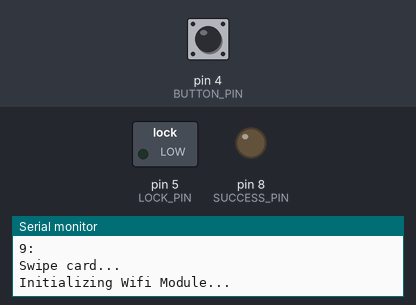
Recording of a sketch running on a simulated Arduino Uno, built with avr-gcc and run on an emulated ATmega328P. Shown: switched loads named in the sketch (green lamp = pin HIGH), output pins drawn as LEDs (lit = HIGH), the last lines printed to the serial monitor. The inputs (shaded band) are chosen by the test bench; at power-on: pin 4 (BUTTON_PIN) LOW. The modem accepts every AT command (registered, SIM ready, sends succeed) and sends nothing else.

Above: at 3.7 s.
3.8 s: pin 4 (BUTTON_PIN) pulled HIGH for 0.15 s
At 5.0 s:
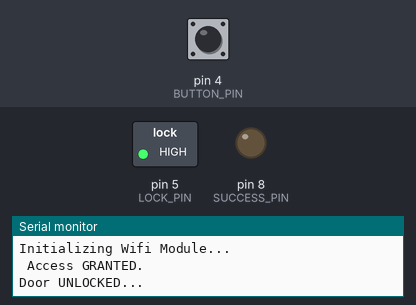
6.9 s: pin 4 (BUTTON_PIN) pulled HIGH for 3.2 s
At 9.02 s:
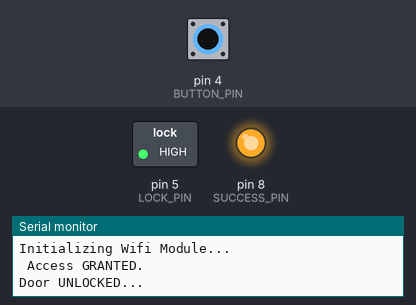
At 14.7 s:
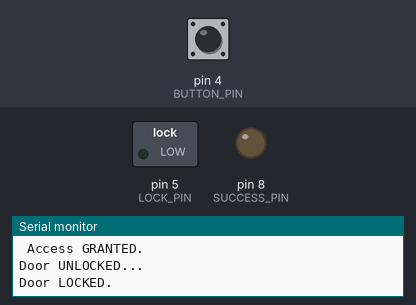
Timing chart, 0 to 16.2 s (numbered marks = the images above; inputs shaded):
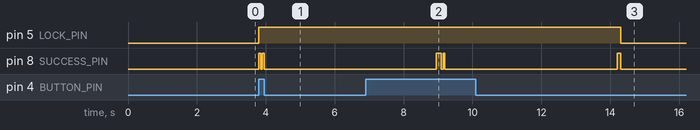

Measured:
- after the input at 3.8 s, pin 5 (LOCK_PIN): LOW → HIGH at once; pin 8 (SUCCESS_PIN): alternates HIGH for 0.05 s and LOW for 0.05 s, 4 changes in all, then stays LOW, starting at once
- after the input at 6.9 s, pin 5 (LOCK_PIN): HIGH → LOW after 7.4 s instead of 2.2 s

The sketch:

LOCK.ino
```cpp
//#include <SPI.h>
#include <MFRC522.h>

#include <SoftwareSerial.h>
#define TX_PIN 7
#define RX_PIN 6
SoftwareSerial serialESP(RX_PIN, TX_PIN);


#define RST_PIN 9
#define SUCCESS_PIN 8
#define SS_PIN 10
#define LOCK_PIN 5
#define BUTTON_PIN 4

const int MAX_UIDS = 10;
String uids[MAX_UIDS] = {"80 F9 8C 75","01 02 03 04","","","","","","","",""};
MFRC522 mfrc522(SS_PIN, RST_PIN);

unsigned long int elapsed = 0;
unsigned long int sTime = 0;
bool high = false;
String pin5State = "LOW";


//Variables for reading serial data
const byte numChars = 32;
char receivedCharsSerial[numChars];
boolean newDataFromSerial = false;
char receivedCharsESP[numChars];
boolean newDataFromESP = false;


void setup() {

  Serial.begin(115200);
  Serial.println("Restarting...");


  pinMode(RX_PIN, INPUT);
  pinMode(TX_PIN, OUTPUT);


//  SPI.begin();
  pinMode(LOCK_PIN,OUTPUT);
  pinMode(BUTTON_PIN, INPUT);
  digitalWrite(LOCK_PIN, LOW);
  pinMode(SUCCESS_PIN, OUTPUT);
  digitalWrite(SUCCESS_PIN,LOW);
  mfrc522.PCD_Init();
  Serial.println("Recognised UIDs are...");
  for(int i = 0; i < MAX_UIDS; i++){
    Serial.print(i); Serial.print(": "); Serial.print(uids[i]); Serial.print("\n");
  }
  Serial.println("Swipe card...\n");

  Serial.println("Initializing Wifi Module...");
  serialESP.begin(9600);
  delay(2500);
  serialESP.write("AT\r\n");

}

//unsigned long prevTime = millis();
//int hz = 0;
void loop() {
//  hz++;
//    if(millis() - prevTime > 2000){
//      Serial.println(hz/2);
//      hz=0;
//      prevTime = millis();
//    }


  //Read serial from Serial Port
//  serialRX();
//  newSerialData();

//MFRC Reader Module
//  if( ! mfrc522.PICC_IsNewCardPresent()){
//    return;
//  }
//  if( ! mfrc522.PICC_ReadCardSerial()){
//    return;
//  }
//
//  Serial.print("UID tag: ");
//  String content = "";
//  byte letter;
//  for(byte i = 0; i < mfrc522.uid.size; i++){
//     Serial.print(mfrc522.uid.uidByte[i] < 0x10 ? " 0" : " ");
//     Serial.print(mfrc522.uid.uidByte[i], HEX);
//     content.concat(String(mfrc522.uid.uidByte[i] < 0x10 ? " 0" : " "));
//     content.concat(String(mfrc522.uid.uidByte[i], HEX));
//  }
//  Serial.println();
//  Serial.print("Message : ");
//  content.toUpperCase();
//  String uid = content.substring(1);
//  bool uidRecognised = findUidInArray(uid);
//  accessGranted(uidRecognised);

//Access button to open door from inside
if(digitalRead(BUTTON_PIN)){
    accessGranted(true);
 }
}

void accessGranted(bool granted){
  if(granted){
    Serial.print(" Access GRANTED.\n");
    digitalWrite(LOCK_PIN, HIGH);
    Serial.println("Door UNLOCKED...");
    digitalWrite(SUCCESS_PIN,HIGH);
    delay(50);
    digitalWrite(SUCCESS_PIN,LOW);
    delay(50);
    digitalWrite(SUCCESS_PIN,HIGH);
    delay(50);
    digitalWrite(SUCCESS_PIN,LOW);
    delay(5000);
    digitalWrite(SUCCESS_PIN,HIGH);
    delay(100);
    digitalWrite(SUCCESS_PIN,LOW);
    digitalWrite(LOCK_PIN, LOW);
    Serial.println("Door LOCKED.");
    Serial.println();

  } else {

    Serial.print(" Access DENIED.\n");
    digitalWrite(SUCCESS_PIN,HIGH);
    delay(100);
    digitalWrite(SUCCESS_PIN,LOW);
    delay(50);
    digitalWrite(SUCCESS_PIN,HIGH);
    delay(100);
    digitalWrite(SUCCESS_PIN,LOW);
    delay(50);
    digitalWrite(SUCCESS_PIN,HIGH);
    delay(200);
    digitalWrite(SUCCESS_PIN,LOW);
    Serial.println();
  }
}

//char receivedCharsSerial[numChars];
//boolean newDataFromSerial = false;
//char receivedCharsESP[numChars];
//boolean newDataFromESP = false;

//void serialRX(){
//  static boolean recieveInProgress = false;
//  static byte idx = 0;
//  char rc;

//  while(Serial.available() > 0 && newData = false){
//    rc = Serial.read();
//
//      receivedCharsSerial[idx] = rc;
//      idx++;
//      if(idx >= numChars){
//        idx = numChars -1;
//      }
//      receivedCharsSerial[idx] = '\0';
//      recieveInProgress = false;
//      idx = 0;
//      newDataSerial = true;
//
//  }
//  if(serialESP.available()>0){
//      receivedCharESP = Serial.read();
//      newDataFromESP = true;
//      Serial.write(serialESP.read());
//  }
//}

//void newSerialData(){
//  if(newDataFromSerial){
//    serialESP.write(receivedCharSerial);
//    newDataFromSerial = false;
//  }
//  if(newDataFromESP){
//    Serial.write(receivedCharESP);
//    newDataFromESP = false;
//  }
//
//}
bool findUidInArray(String uid){
  Serial.print("UID: "+ uid + " detected, checking authority...");
  for(int i = 0; i < MAX_UIDS; i++){
    if(uids[i] == uid)
      return true;
  }
  return false;
}

void getWebSite(String address){

}
```
